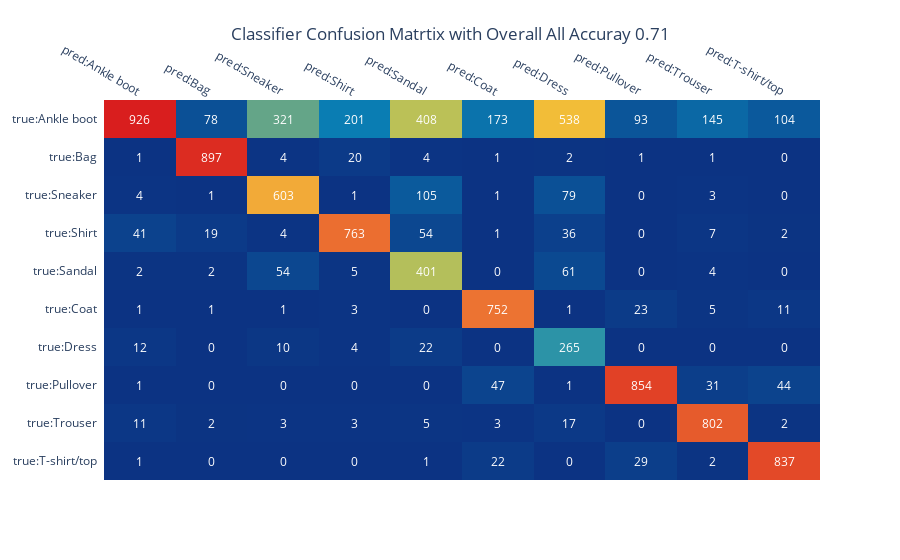

Notebook cell for this chart:
### Code cell
import plotly.figure_factory as ff

'''
Create a really nice confusion Matrix , takes class_labels, y_test, preds_test
'''

class_labels = ['T-shirt/top', 'Trouser', 'Pullover','Dress', 'Coat', 'Sandal', 'Shirt', 'Sneaker', 'Bag','Ankle boot']



cm = pd.DataFrame(confusion_matrix(y_test, preds_test_labels), 
                  columns=['pred:' + str(l)  for l in class_labels], 
                  index=['true:' + str(l)  for l in class_labels]).transpose().iloc[::-1]


acc = accuracy_score(y_test, preds_test_labels)
fig = ff.create_annotated_heatmap(cm.values, 
                                  x=list(cm.index),
                                  y = list(cm.columns),
                    
                                colorscale='Portland')

fig.update_layout(
    title={
        'text': "Classifier Confusion Matrtix with Overall All Accuray {}".format(round(acc, 3)),
        'y':.95,
        'x':0.5,
        'xanchor': 'center',
        'yanchor': 'top'})


fig.show()

### Figure 1 — Plotly figure (JSON) as saved in the notebook; plotly's stock layout.template omitted (floating-point values rounded to 4 significant figures)
{"data": [{"colorscale": [[0, "rgb(12,51,131)"], [0.25, "rgb(10,136,186)"], [0.5, "rgb(242,211,56)"], [0.75, "rgb(242,143,56)"], [1, "rgb(217,30,30)"]], "reversescale": false, "showscale": false, "type": "heatmap", "x": ["pred:Ankle boot", "pred:Bag", "pred:Sneaker", "pred:Shirt", "pred:Sandal", "pred:Coat", "pred:Dress", "pred:Pullover", "pred:Trouser", "pred:T-shirt/top"], "y": ["true:T-shirt/top", "true:Trouser", "true:Pullover", "true:Dress", "true:Coat", "true:Sandal", "true:Shirt", "true:Sneaker", "true:Bag", "true:Ankle boot"], "z": [[1, 0, 0, 0, 1, 22, 0, 29, 2, 837], [11, 2, 3, 3, 5, 3, 17, 0, 802, 2], [1, 0, 0, 0, 0, 47, 1, 854, 31, 44], [12, 0, 10, 4, 22, 0, 265, 0, 0, 0], [1, 1, 1, 3, 0, 752, 1, 23, 5, 11], [2, 2, 54, 5, 401, 0, 61, 0, 4, 0], [41, 19, 4, 763, 54, 1, 36, 0, 7, 2], [4, 1, 603, 1, 105, 1, 79, 0, 3, 0], [1, 897, 4, 20, 4, 1, 2, 1, 1, 0], [926, 78, 321, 201, 408, 173, 538, 93, 145, 104]]}], "layout": {"annotations": [{"font": {"color": "#FFFFFF"}, "showarrow": false, "text": "1", "x": "pred:Ankle boot", "xref": "x", "y": "true:T-shirt/top", "yref": "y"}, {"font": {"color": "#FFFFFF"}, "showarrow": false, "text": "0", "x": "pred:Bag", "xref": "x", "y": "true:T-shirt/top", "yref": "y"}, {"font": {"color": "#FFFFFF"}, "showarrow": false, "text": "0", "x": "pred:Sneaker", "xref": "x", "y": "true:T-shirt/top", "yref": "y"}, {"font": {"color": "#FFFFFF"}, "showarrow": false, "text": "0", "x": "pred:Shirt", "xref": "x", "y": "true:T-shirt/top", "yref": "y"}, {"font": {"color": "#FFFFFF"}, "showarrow": false, "text": "1", "x": "pred:Sandal", "xref": "x", "y": "true:T-shirt/top", "yref": "y"}, {"font": {"color": "#FFFFFF"}, "showarrow": false, "text": "22", "x": "pred:Coat", "xref": "x", "y": "true:T-shirt/top", "yref": "y"}, {"font": {"color": "#FFFFFF"}, "showarrow": false, "text": "0", "x": "pred:Dress", "xref": "x", "y": "true:T-shirt/top", "yref": "y"}, {"font": {"color": "#FFFFFF"}, "showarrow": false, "text": "29", "x": "pred:Pullover", "xref": "x", "y": "true:T-shirt/top", "yref": "y"}, {"font": {"color": "#FFFFFF"}, "showarrow": false, "text": "2", "x": "pred:Trouser", "xref": "x", "y": "true:T-shirt/top", "yref": "y"}, {"font": {"color": "#FFFFFF"}, "showarrow": false, "text": "837", "x": "pred:T-shirt/top", "xref": "x", "y": "true:T-shirt/top", "yref": "y"}, {"font": {"color": "#FFFFFF"}, "showarrow": false, "text": "11", "x": "pred:Ankle boot", "xref": "x", "y": "true:Trouser", "yref": "y"}, {"font": {"color": "#FFFFFF"}, "showarrow": false, "text": "2", "x": "pred:Bag", "xref": "x", "y": "true:Trouser", "yref": "y"}, {"font": {"color": "#FFFFFF"}, "showarrow": false, "text": "3", "x": "pred:Sneaker", "xref": "x", "y": "true:Trouser", "yref": "y"}, {"font": {"color": "#FFFFFF"}, "showarrow": false, "text": "3", "x": "pred:Shirt", "xref": "x", "y": "true:Trouser", "yref": "y"}, {"font": {"color": "#FFFFFF"}, "showarrow": false, "text": "5", "x": "pred:Sandal", "xref": "x", "y": "true:Trouser", "yref": "y"}, {"font": {"color": "#FFFFFF"}, "showarrow": false, "text": "3", "x": "pred:Coat", "xref": "x", "y": "true:Trouser", "yref": "y"}, {"font": {"color": "#FFFFFF"}, "showarrow": false, "text": "17", "x": "pred:Dress", "xref": "x", "y": "true:Trouser", "yref": "y"}, {"font": {"color": "#FFFFFF"}, "showarrow": false, "text": "0", "x": "pred:Pullover", "xref": "x", "y": "true:Trouser", "yref": "y"}, {"font": {"color": "#FFFFFF"}, "showarrow": false, "text": "802", "x": "pred:Trouser", "xref": "x", "y": "true:Trouser", "yref": "y"}, {"font": {"color": "#FFFFFF"}, "showarrow": false, "text": "2", "x": "pred:T-shirt/top", "xref": "x", "y": "true:Trouser", "yref": "y"}, {"font": {"color": "#FFFFFF"}, "showarrow": false, "text": "1", "x": "pred:Ankle boot", "xref": "x", "y": "true:Pullover", "yref": "y"}, {"font": {"color": "#FFFFFF"}, "showarrow": false, "text": "0", "x": "pred:Bag", "xref": "x", "y": "true:Pullover", "yref": "y"}, {"font": {"color": "#FFFFFF"}, "showarrow": false, "text": "0", "x": "pred:Sneaker", "xref": "x", "y": "true:Pullover", "yref": "y"}, {"font": {"color": "#FFFFFF"}, "showarrow": false, "text": "0", "x": "pred:Shirt", "xref": "x", "y": "true:Pullover", "yref": "y"}, {"font": {"color": "#FFFFFF"}, "showarrow": false, "text": "0", "x": "pred:Sandal", "xref": "x", "y": "true:Pullover", "yref": "y"}, {"font": {"color": "#FFFFFF"}, "showarrow": false, "text": "47", "x": "pred:Coat", "xref": "x", "y": "true:Pullover", "yref": "y"}, {"font": {"color": "#FFFFFF"}, "showarrow": false, "text": "1", "x": "pred:Dress", "xref": "x", "y": "true:Pullover", "yref": "y"}, {"font": {"color": "#FFFFFF"}, "showarrow": false, "text": "854", "x": "pred:Pullover", "xref": "x", "y": "true:Pullover", "yref": "y"}, {"font": {"color": "#FFFFFF"}, "showarrow": false, "text": "31", "x": "pred:Trouser", "xref": "x", "y": "true:Pullover", "yref": "y"}, {"font": {"color": "#FFFFFF"}, "showarrow": false, "text": "44", "x": "pred:T-shirt/top", "xref": "x", "y": "true:Pullover", "yref": "y"}, {"font": {"color": "#FFFFFF"}, "showarrow": false, "text": "12", "x": "pred:Ankle boot", "xref": "x", "y": "true:Dress", "yref": "y"}, {"font": {"color": "#FFFFFF"}, "showarrow": false, "text": "0", "x": "pred:Bag", "xref": "x", "y": "true:Dress", "yref": "y"}, {"font": {"color": "#FFFFFF"}, "showarrow": false, "text": "10", "x": "pred:Sneaker", "xref": "x", "y": "true:Dress", "yref": "y"}, {"font": {"color": "#FFFFFF"}, "showarrow": false, "text": "4", "x": "pred:Shirt", "xref": "x", "y": "true:Dress", "yref": "y"}, {"font": {"color": "#FFFFFF"}, "showarrow": false, "text": "22", "x": "pred:Sandal", "xref": "x", "y": "true:Dress", "yref": "y"}, {"font": {"color": "#FFFFFF"}, "showarrow": false, "text": "0", "x": "pred:Coat", "xref": "x", "y": "true:Dress", "yref": "y"}, {"font": {"color": "#FFFFFF"}, "showarrow": false, "text": "265", "x": "pred:Dress", "xref": "x", "y": "true:Dress", "yref": "y"}, {"font": {"color": "#FFFFFF"}, "showarrow": false, "text": "0", "x": "pred:Pullover", "xref": "x", "y": "true:Dress", "yref": "y"}, {"font": {"color": "#FFFFFF"}, "showarrow": false, "text": "0", "x": "pred:Trouser", "xref": "x", "y": "true:Dress", "yref": "y"}, {"font": {"color": "#FFFFFF"}, "showarrow": false, "text": "0", "x": "pred:T-shirt/top", "xref": "x", "y": "true:Dress", "yref": "y"}, {"font": {"color": "#FFFFFF"}, "showarrow": false, "text": "1", "x": "pred:Ankle boot", "xref": "x", "y": "true:Coat", "yref": "y"}, {"font": {"color": "#FFFFFF"}, "showarrow": false, "text": "1", "x": "pred:Bag", "xref": "x", "y": "true:Coat", "yref": "y"}, {"font": {"color": "#FFFFFF"}, "showarrow": false, "text": "1", "x": "pred:Sneaker", "xref": "x", "y": "true:Coat", "yref": "y"}, {"font": {"color": "#FFFFFF"}, "showarrow": false, "text": "3", "x": "pred:Shirt", "xref": "x", "y": "true:Coat", "yref": "y"}, {"font": {"color": "#FFFFFF"}, "showarrow": false, "text": "0", "x": "pred:Sandal", "xref": "x", "y": "true:Coat", "yref": "y"}, {"font": {"color": "#FFFFFF"}, "showarrow": false, "text": "752", "x": "pred:Coat", "xref": "x", "y": "true:Coat", "yref": "y"}, {"font": {"color": "#FFFFFF"}, "showarrow": false, "text": "1", "x": "pred:Dress", "xref": "x", "y": "true:Coat", "yref": "y"}, {"font": {"color": "#FFFFFF"}, "showarrow": false, "text": "23", "x": "pred:Pullover", "xref": "x", "y": "true:Coat", "yref": "y"}, {"font": {"color": "#FFFFFF"}, "showarrow": false, "text": "5", "x": "pred:Trouser", "xref": "x", "y": "true:Coat", "yref": "y"}, {"font": {"color": "#FFFFFF"}, "showarrow": false, "text": "11", "x": "pred:T-shirt/top", "xref": "x", "y": "true:Coat", "yref": "y"}, {"font": {"color": "#FFFFFF"}, "showarrow": false, "text": "2", "x": "pred:Ankle boot", "xref": "x", "y": "true:Sandal", "yref": "y"}, {"font": {"color": "#FFFFFF"}, "showarrow": false, "text": "2", "x": "pred:Bag", "xref": "x", "y": "true:Sandal", "yref": "y"}, {"font": {"color": "#FFFFFF"}, "showarrow": false, "text": "54", "x": "pred:Sneaker", "xref": "x", "y": "true:Sandal", "yref": "y"}, {"font": {"color": "#FFFFFF"}, "showarrow": false, "text": "5", "x": "pred:Shirt", "xref": "x", "y": "true:Sandal", "yref": "y"}, {"font": {"color": "#FFFFFF"}, "showarrow": false, "text": "401", "x": "pred:Sandal", "xref": "x", "y": "true:Sandal", "yref": "y"}, {"font": {"color": "#FFFFFF"}, "showarrow": false, "text": "0", "x": "pred:Coat", "xref": "x", "y": "true:Sandal", "yref": "y"}, {"font": {"color": "#FFFFFF"}, "showarrow": false, "text": "61", "x": "pred:Dress", "xref": "x", "y": "true:Sandal", "yref": "y"}, {"font": {"color": "#FFFFFF"}, "showarrow": false, "text": "0", "x": "pred:Pullover", "xref": "x", "y": "true:Sandal", "yref": "y"}, {"font": {"color": "#FFFFFF"}, "showarrow": false, "text": "4", "x": "pred:Trouser", "xref": "x", "y": "true:Sandal", "yref": "y"}, {"font": {"color": "#FFFFFF"}, "showarrow": false, "text": "0", "x": "pred:T-shirt/top", "xref": "x", "y": "true:Sandal", "yref": "y"}, {"font": {"color": "#FFFFFF"}, "showarrow": false, "text": "41", "x": "pred:Ankle boot", "xref": "x", "y": "true:Shirt", "yref": "y"}, {"font": {"color": "#FFFFFF"}, "showarrow": false, "text": "19", "x": "pred:Bag", "xref": "x", "y": "true:Shirt", "yref": "y"}, {"font": {"color": "#FFFFFF"}, "showarrow": false, "text": "4", "x": "pred:Sneaker", "xref": "x", "y": "true:Shirt", "yref": "y"}, {"font": {"color": "#FFFFFF"}, "showarrow": false, "text": "763", "x": "pred:Shirt", "xref": "x", "y": "true:Shirt", "yref": "y"}, {"font": {"color": "#FFFFFF"}, "showarrow": false, "text": "54", "x": "pred:Sandal", "xref": "x", "y": "true:Shirt", "yref": "y"}, {"font": {"color": "#FFFFFF"}, "showarrow": false, "text": "1", "x": "pred:Coat", "xref": "x", "y": "true:Shirt", "yref": "y"}, {"font": {"color": "#FFFFFF"}, "showarrow": false, "text": "36", "x": "pred:Dress", "xref": "x", "y": "true:Shirt", "yref": "y"}, {"font": {"color": "#FFFFFF"}, "showarrow": false, "text": "0", "x": "pred:Pullover", "xref": "x", "y": "true:Shirt", "yref": "y"}, {"font": {"color": "#FFFFFF"}, "showarrow": false, "text": "7", "x": "pred:Trouser", "xref": "x", "y": "true:Shirt", "yref": "y"}, {"font": {"color": "#FFFFFF"}, "showarrow": false, "text": "2", "x": "pred:T-shirt/top", "xref": "x", "y": "true:Shirt", "yref": "y"}, {"font": {"color": "#FFFFFF"}, "showarrow": false, "text": "4", "x": "pred:Ankle boot", "xref": "x", "y": "true:Sneaker", "yref": "y"}, {"font": {"color": "#FFFFFF"}, "showarrow": false, "text": "1", "x": "pred:Bag", "xref": "x", "y": "true:Sneaker", "yref": "y"}, {"font": {"color": "#FFFFFF"}, "showarrow": false, "text": "603", "x": "pred:Sneaker", "xref": "x", "y": "true:Sneaker", "yref": "y"}, {"font": {"color": "#FFFFFF"}, "showarrow": false, "text": "1", "x": "pred:Shirt", "xref": "x", "y": "true:Sneaker", "yref": "y"}, {"font": {"color": "#FFFFFF"}, "showarrow": false, "text": "105", "x": "pred:Sandal", "xref": "x", "y": "true:Sneaker", "yref": "y"}, {"font": {"color": "#FFFFFF"}, "showarrow": false, "text": "1", "x": "pred:Coat", "xref": "x", "y": "true:Sneaker", "yref": "y"}, {"font": {"color": "#FFFFFF"}, "showarrow": false, "text": "79", "x": "pred:Dress", "xref": "x", "y": "true:Sneaker", "yref": "y"}, {"font": {"color": "#FFFFFF"}, "showarrow": false, "text": "0", "x": "pred:Pullover", "xref": "x", "y": "true:Sneaker", "yref": "y"}, {"font": {"color": "#FFFFFF"}, "showarrow": false, "text": "3", "x": "pred:Trouser", "xref": "x", "y": "true:Sneaker", "yref": "y"}, {"font": {"color": "#FFFFFF"}, "showarrow": false, "text": "0", "x": "pred:T-shirt/top", "xref": "x", "y": "true:Sneaker", "yref": "y"}, {"font": {"color": "#FFFFFF"}, "showarrow": false, "text": "1", "x": "pred:Ankle boot", "xref": "x", "y": "true:Bag", "yref": "y"}, {"font": {"color": "#FFFFFF"}, "showarrow": false, "text": "897", "x": "pred:Bag", "xref": "x", "y": "true:Bag", "yref": "y"}, {"font": {"color": "#FFFFFF"}, "showarrow": false, "text": "4", "x": "pred:Sneaker", "xref": "x", "y": "true:Bag", "yref": "y"}, {"font": {"color": "#FFFFFF"}, "showarrow": false, "text": "20", "x": "pred:Shirt", "xref": "x", "y": "true:Bag", "yref": "y"}, {"font": {"color": "#FFFFFF"}, "showarrow": false, "text": "4", "x": "pred:Sandal", "xref": "x", "y": "true:Bag", "yref": "y"}, {"font": {"color": "#FFFFFF"}, "showarrow": false, "text": "1", "x": "pred:Coat", "xref": "x", "y": "true:Bag", "yref": "y"}, {"font": {"color": "#FFFFFF"}, "showarrow": false, "text": "2", "x": "pred:Dress", "xref": "x", "y": "true:Bag", "yref": "y"}, {"font": {"color": "#FFFFFF"}, "showarrow": false, "text": "1", "x": "pred:Pullover", "xref": "x", "y": "true:Bag", "yref": "y"}, {"font": {"color": "#FFFFFF"}, "showarrow": false, "text": "1", "x": "pred:Trouser", "xref": "x", "y": "true:Bag", "yref": "y"}, {"font": {"color": "#FFFFFF"}, "showarrow": false, "text": "0", "x": "pred:T-shirt/top", "xref": "x", "y": "true:Bag", "yref": "y"}, {"font": {"color": "#FFFFFF"}, "showarrow": false, "text": "926", "x": "pred:Ankle boot", "xref": "x", "y": "true:Ankle boot", "yref": "y"}, {"font": {"color": "#FFFFFF"}, "showarrow": false, "text": "78", "x": "pred:Bag", "xref": "x", "y": "true:Ankle boot", "yref": "y"}, {"font": {"color": "#FFFFFF"}, "showarrow": false, "text": "321", "x": "pred:Sneaker", "xref": "x", "y": "true:Ankle boot", "yref": "y"}, {"font": {"color": "#FFFFFF"}, "showarrow": false, "text": "201", "x": "pred:Shirt", "xref": "x", "y": "true:Ankle boot", "yref": "y"}, {"font": {"color": "#FFFFFF"}, "showarrow": false, "text": "408", "x": "pred:Sandal", "xref": "x", "y": "true:Ankle boot", "yref": "y"}, {"font": {"color": "#FFFFFF"}, "showarrow": false, "text": "173", "x": "pred:Coat", "xref": "x", "y": "true:Ankle boot", "yref": "y"}, {"font": {"color": "#FFFFFF"}, "showarrow": false, "text": "538", "x": "pred:Dress", "xref": "x", "y": "true:Ankle boot", "yref": "y"}, {"font": {"color": "#FFFFFF"}, "showarrow": false, "text": "93", "x": "pred:Pullover", "xref": "x", "y": "true:Ankle boot", "yref": "y"}, {"font": {"color": "#FFFFFF"}, "showarrow": false, "text": "145", "x": "pred:Trouser", "xref": "x", "y": "true:Ankle boot", "yref": "y"}, {"font": {"color": "#FFFFFF"}, "showarrow": false, "text": "104", "x": "pred:T-shirt/top", "xref": "x", "y": "true:Ankle boot", "yref": "y"}], "title": {"text": "Classifier Confusion Matrtix with Overall All Accuray 0.71", "x": 0.5, "xanchor": "center", "y": 0.95, "yanchor": "top"}, "xaxis": {"dtick": 1, "gridcolor": "rgb(0, 0, 0)", "side": "top", "ticks": ""}, "yaxis": {"dtick": 1, "ticks": "", "ticksuffix": "  "}}}
